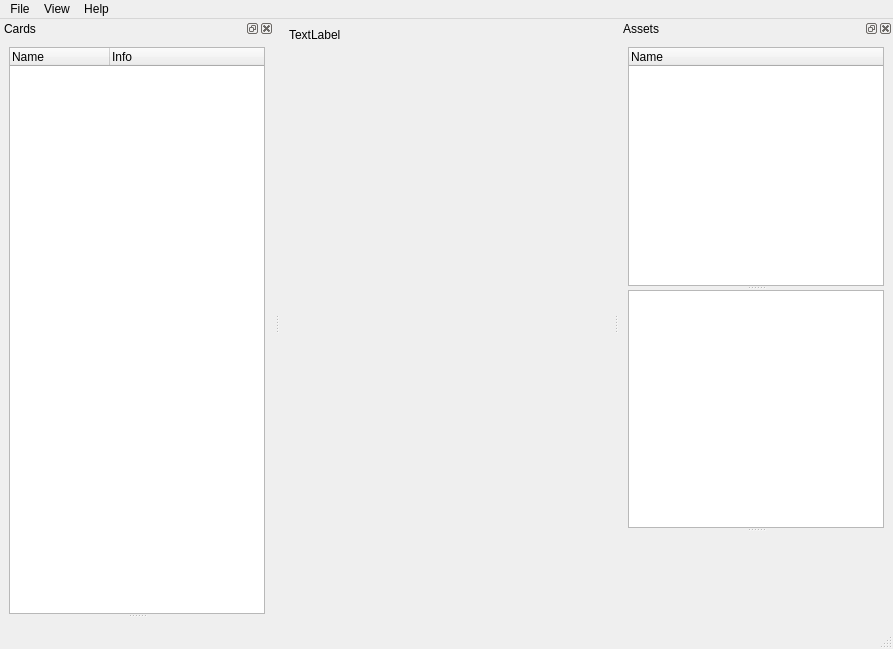
<?xml version="1.0" encoding="UTF-8"?>
<ui version="4.0">
 <class>card_editor_main</class>
 <widget class="QMainWindow" name="card_editor_main">
  <property name="geometry">
   <rect>
    <x>0</x>
    <y>0</y>
    <width>893</width>
    <height>649</height>
   </rect>
  </property>
  <property name="windowTitle">
   <string>T.I.M.E Stories Card Editor</string>
  </property>
  <property name="windowIcon">
   <iconset resource="card_editor_res.qrc">
    <normaloff>:/images/icon</normaloff>:/images/icon</iconset>
  </property>
  <widget class="QWidget" name="centralwidget">
   <layout class="QVBoxLayout" name="verticalLayout_3" stretch="0,10">
    <item>
     <widget class="QLabel" name="lblInfo">
      <property name="text">
       <string>TextLabel</string>
      </property>
     </widget>
    </item>
    <item>
     <widget class="QWidget" name="wCardView" native="true"/>
    </item>
   </layout>
  </widget>
  <widget class="QMenuBar" name="menubar">
   <property name="geometry">
    <rect>
     <x>0</x>
     <y>0</y>
     <width>893</width>
     <height>21</height>
    </rect>
   </property>
   <widget class="QMenu" name="menuFile">
    <property name="title">
     <string>File</string>
    </property>
    <addaction name="actionNew"/>
    <addaction name="actionLoad"/>
    <addaction name="actionSave"/>
    <addaction name="actionSaveAs"/>
    <addaction name="separator"/>
    <addaction name="actionQuit"/>
   </widget>
   <widget class="QMenu" name="menuHelp">
    <property name="title">
     <string>Help</string>
    </property>
    <addaction name="actionAbout"/>
   </widget>
   <widget class="QMenu" name="menuView">
    <property name="title">
     <string>View</string>
    </property>
    <widget class="QMenu" name="menuCard_zoom">
     <property name="title">
      <string>Card zoom</string>
     </property>
     <addaction name="actionZoomIn"/>
     <addaction name="actionZoomReset"/>
     <addaction name="actionZoomOut"/>
    </widget>
    <addaction name="actionFrontFace"/>
    <addaction name="menuCard_zoom"/>
   </widget>
   <addaction name="menuFile"/>
   <addaction name="menuView"/>
   <addaction name="menuHelp"/>
  </widget>
  <widget class="QStatusBar" name="statusbar"/>
  <widget class="QDockWidget" name="dwCards">
   <property name="windowTitle">
    <string>Cards</string>
   </property>
   <attribute name="dockWidgetArea">
    <number>1</number>
   </attribute>
   <widget class="QWidget" name="dockWidgetContents">
    <layout class="QVBoxLayout" name="verticalLayout_5">
     <item>
      <widget class="QSplitter" name="splitter_2">
       <property name="orientation">
        <enum>Qt::Vertical</enum>
       </property>
       <widget class="QTreeWidget" name="twCards">
        <property name="dragEnabled">
         <bool>true</bool>
        </property>
        <property name="dragDropMode">
         <enum>QAbstractItemView::InternalMove</enum>
        </property>
        <property name="alternatingRowColors">
         <bool>true</bool>
        </property>
        <property name="rootIsDecorated">
         <bool>true</bool>
        </property>
        <property name="uniformRowHeights">
         <bool>true</bool>
        </property>
        <property name="columnCount">
         <number>2</number>
        </property>
        <attribute name="headerVisible">
         <bool>true</bool>
        </attribute>
        <column>
         <property name="text">
          <string notr="true">Name</string>
         </property>
        </column>
        <column>
         <property name="text">
          <string>Info</string>
         </property>
        </column>
       </widget>
       <widget class="QStackedWidget" name="swCardProps">
        <widget class="QWidget" name="pgunknown"/>
        <widget class="QWidget" name="page_4"/>
       </widget>
      </widget>
     </item>
    </layout>
   </widget>
  </widget>
  <widget class="QDockWidget" name="dwAssets">
   <property name="windowTitle">
    <string>Assets</string>
   </property>
   <attribute name="dockWidgetArea">
    <number>2</number>
   </attribute>
   <widget class="QWidget" name="dockWidgetContents_3">
    <layout class="QVBoxLayout" name="verticalLayout_4">
     <item>
      <widget class="QSplitter" name="splitter">
       <property name="orientation">
        <enum>Qt::Vertical</enum>
       </property>
       <widget class="QTreeWidget" name="twAssets">
        <property name="acceptDrops">
         <bool>false</bool>
        </property>
        <property name="dragEnabled">
         <bool>true</bool>
        </property>
        <property name="dragDropMode">
         <enum>QAbstractItemView::InternalMove</enum>
        </property>
        <property name="alternatingRowColors">
         <bool>true</bool>
        </property>
        <property name="rootIsDecorated">
         <bool>true</bool>
        </property>
        <property name="uniformRowHeights">
         <bool>true</bool>
        </property>
        <property name="columnCount">
         <number>1</number>
        </property>
        <attribute name="headerVisible">
         <bool>true</bool>
        </attribute>
        <column>
         <property name="text">
          <string notr="true">Name</string>
         </property>
        </column>
       </widget>
       <widget class="QGraphicsView" name="gvAsset"/>
       <widget class="QStackedWidget" name="swAssetProps">
        <widget class="QWidget" name="pgnone"/>
        <widget class="QWidget" name="pgfile">
         <layout class="QVBoxLayout" name="verticalLayout_7">
          <item>
           <widget class="QLabel" name="lblFilename">
            <property name="text">
             <string>TextLabel</string>
            </property>
           </widget>
          </item>
          <item>
           <widget class="QLabel" name="lblSize">
            <property name="text">
             <string>TextLabel</string>
            </property>
           </widget>
          </item>
          <item>
           <spacer name="verticalSpacer">
            <property name="orientation">
             <enum>Qt::Vertical</enum>
            </property>
            <property name="sizeHint" stdset="0">
             <size>
              <width>20</width>
              <height>17</height>
             </size>
            </property>
           </spacer>
          </item>
         </layout>
        </widget>
        <widget class="QWidget" name="pgimage"/>
        <widget class="QWidget" name="pgstyle"/>
       </widget>
      </widget>
     </item>
    </layout>
   </widget>
  </widget>
  <action name="actionQuit">
   <property name="text">
    <string>Quit</string>
   </property>
  </action>
  <action name="actionAbout">
   <property name="text">
    <string>About...</string>
   </property>
  </action>
  <action name="actionNew">
   <property name="text">
    <string>New deck</string>
   </property>
  </action>
  <action name="actionLoad">
   <property name="text">
    <string>Load deck...</string>
   </property>
  </action>
  <action name="actionSave">
   <property name="text">
    <string>Save deck...</string>
   </property>
  </action>
  <action name="actionSaveAs">
   <property name="text">
    <string>Save deck as...</string>
   </property>
  </action>
  <action name="actionFrontFace">
   <property name="checkable">
    <bool>true</bool>
   </property>
   <property name="text">
    <string>Front face</string>
   </property>
  </action>
  <action name="actionZoomIn">
   <property name="checkable">
    <bool>false</bool>
   </property>
   <property name="text">
    <string>Zoom in</string>
   </property>
   <property name="shortcut">
    <string>Ctrl++</string>
   </property>
  </action>
  <action name="actionZoomReset">
   <property name="checkable">
    <bool>false</bool>
   </property>
   <property name="text">
    <string>Reset zoom</string>
   </property>
   <property name="shortcut">
    <string>Ctrl+=</string>
   </property>
  </action>
  <action name="actionZoomOut">
   <property name="checkable">
    <bool>false</bool>
   </property>
   <property name="text">
    <string>Zoom out</string>
   </property>
   <property name="shortcut">
    <string>Ctrl+-</string>
   </property>
  </action>
  <action name="action100">
   <property name="checkable">
    <bool>true</bool>
   </property>
   <property name="checked">
    <bool>true</bool>
   </property>
   <property name="text">
    <string>100%</string>
   </property>
  </action>
  <action name="action125">
   <property name="checkable">
    <bool>true</bool>
   </property>
   <property name="text">
    <string>125%</string>
   </property>
  </action>
  <action name="action150">
   <property name="checkable">
    <bool>true</bool>
   </property>
   <property name="text">
    <string>150%</string>
   </property>
  </action>
  <action name="action175">
   <property name="checkable">
    <bool>true</bool>
   </property>
   <property name="text">
    <string>175%</string>
   </property>
  </action>
 </widget>
 <resources>
  <include location="card_editor_res.qrc"/>
 </resources>
 <connections>
  <connection>
   <sender>actionQuit</sender>
   <signal>triggered()</signal>
   <receiver>card_editor_main</receiver>
   <slot>close()</slot>
   <hints>
    <hint type="sourcelabel">
     <x>-1</x>
     <y>-1</y>
    </hint>
    <hint type="destinationlabel">
     <x>303</x>
     <y>289</y>
    </hint>
   </hints>
  </connection>
  <connection>
   <sender>actionAbout</sender>
   <signal>triggered()</signal>
   <receiver>card_editor_main</receiver>
   <slot>do_about()</slot>
   <hints>
    <hint type="sourcelabel">
     <x>-1</x>
     <y>-1</y>
    </hint>
    <hint type="destinationlabel">
     <x>303</x>
     <y>289</y>
    </hint>
   </hints>
  </connection>
  <connection>
   <sender>actionLoad</sender>
   <signal>triggered()</signal>
   <receiver>card_editor_main</receiver>
   <slot>do_load()</slot>
   <hints>
    <hint type="sourcelabel">
     <x>-1</x>
     <y>-1</y>
    </hint>
    <hint type="destinationlabel">
     <x>303</x>
     <y>289</y>
    </hint>
   </hints>
  </connection>
  <connection>
   <sender>actionNew</sender>
   <signal>triggered()</signal>
   <receiver>card_editor_main</receiver>
   <slot>do_new()</slot>
   <hints>
    <hint type="sourcelabel">
     <x>-1</x>
     <y>-1</y>
    </hint>
    <hint type="destinationlabel">
     <x>303</x>
     <y>289</y>
    </hint>
   </hints>
  </connection>
  <connection>
   <sender>actionSave</sender>
   <signal>triggered()</signal>
   <receiver>card_editor_main</receiver>
   <slot>do_save()</slot>
   <hints>
    <hint type="sourcelabel">
     <x>-1</x>
     <y>-1</y>
    </hint>
    <hint type="destinationlabel">
     <x>303</x>
     <y>289</y>
    </hint>
   </hints>
  </connection>
  <connection>
   <sender>actionSaveAs</sender>
   <signal>triggered()</signal>
   <receiver>card_editor_main</receiver>
   <slot>do_saveas()</slot>
   <hints>
    <hint type="sourcelabel">
     <x>-1</x>
     <y>-1</y>
    </hint>
    <hint type="destinationlabel">
     <x>303</x>
     <y>289</y>
    </hint>
   </hints>
  </connection>
  <connection>
   <sender>twAssets</sender>
   <signal>currentItemChanged(QTreeWidgetItem*,QTreeWidgetItem*)</signal>
   <receiver>card_editor_main</receiver>
   <slot>current_asset_changed(QTreeWidgetItem*,QTreeWidgetItem*)</slot>
   <hints>
    <hint type="sourcelabel">
     <x>883</x>
     <y>190</y>
    </hint>
    <hint type="destinationlabel">
     <x>434</x>
     <y>271</y>
    </hint>
   </hints>
  </connection>
  <connection>
   <sender>twCards</sender>
   <signal>currentItemChanged(QTreeWidgetItem*,QTreeWidgetItem*)</signal>
   <receiver>card_editor_main</receiver>
   <slot>current_card_changed(QTreeWidgetItem*,QTreeWidgetItem*)</slot>
   <hints>
    <hint type="sourcelabel">
     <x>48</x>
     <y>240</y>
    </hint>
    <hint type="destinationlabel">
     <x>192</x>
     <y>226</y>
    </hint>
   </hints>
  </connection>
  <connection>
   <sender>actionFrontFace</sender>
   <signal>toggled(bool)</signal>
   <receiver>card_editor_main</receiver>
   <slot>do_frontface(bool)</slot>
   <hints>
    <hint type="sourcelabel">
     <x>-1</x>
     <y>-1</y>
    </hint>
    <hint type="destinationlabel">
     <x>396</x>
     <y>266</y>
    </hint>
   </hints>
  </connection>
  <connection>
   <sender>actionZoomIn</sender>
   <signal>triggered()</signal>
   <receiver>card_editor_main</receiver>
   <slot>do_zoom()</slot>
   <hints>
    <hint type="sourcelabel">
     <x>-1</x>
     <y>-1</y>
    </hint>
    <hint type="destinationlabel">
     <x>446</x>
     <y>324</y>
    </hint>
   </hints>
  </connection>
  <connection>
   <sender>actionZoomReset</sender>
   <signal>triggered()</signal>
   <receiver>card_editor_main</receiver>
   <slot>do_zoom()</slot>
   <hints>
    <hint type="sourcelabel">
     <x>-1</x>
     <y>-1</y>
    </hint>
    <hint type="destinationlabel">
     <x>446</x>
     <y>324</y>
    </hint>
   </hints>
  </connection>
  <connection>
   <sender>actionZoomOut</sender>
   <signal>triggered()</signal>
   <receiver>card_editor_main</receiver>
   <slot>do_zoom()</slot>
   <hints>
    <hint type="sourcelabel">
     <x>-1</x>
     <y>-1</y>
    </hint>
    <hint type="destinationlabel">
     <x>446</x>
     <y>324</y>
    </hint>
   </hints>
  </connection>
 </connections>
 <slots>
  <slot>do_about()</slot>
  <slot>do_new()</slot>
  <slot>do_load()</slot>
  <slot>do_save()</slot>
  <slot>do_saveas()</slot>
  <slot>current_asset_changed(QTreeWidgetItem*,QTreeWidgetItem*)</slot>
  <slot>current_card_changed(QTreeWidgetItem*,QTreeWidgetItem*)</slot>
  <slot>do_frontface(bool)</slot>
  <slot>do_zoom()</slot>
 </slots>
</ui>
